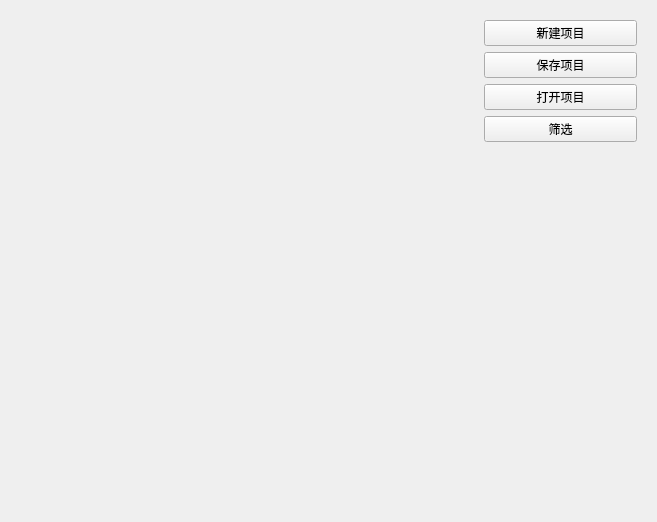
<?xml version="1.0" encoding="UTF-8"?>
<ui version="4.0">
 <class>ProjectPage</class>
 <widget class="QWidget" name="ProjectPage">
  <property name="geometry">
   <rect>
    <x>0</x>
    <y>0</y>
    <width>657</width>
    <height>522</height>
   </rect>
  </property>
  <property name="contextMenuPolicy">
   <enum>Qt::PreventContextMenu</enum>
  </property>
  <property name="windowTitle">
   <string>Form</string>
  </property>
  <property name="styleSheet">
   <string notr="true"/>
  </property>
  <layout class="QHBoxLayout" name="horizontalLayout_12">
   <item>
    <widget class="QWidget" name="widget" native="true">
     <property name="styleSheet">
      <string notr="true"/>
     </property>
     <layout class="QHBoxLayout" name="horizontalLayout" stretch="3,1">
      <item>
       <layout class="QVBoxLayout" name="verticalLayout_2">
        <item>
         <widget class="ProjectScrollArea" name="ProjectScrollArea" native="true"/>
        </item>
       </layout>
      </item>
      <item>
       <layout class="QVBoxLayout" name="verticalLayout_36">
        <item>
         <widget class="QPushButton" name="btn_create">
          <property name="sizePolicy">
           <sizepolicy hsizetype="Preferred" vsizetype="Preferred">
            <horstretch>0</horstretch>
            <verstretch>0</verstretch>
           </sizepolicy>
          </property>
          <property name="text">
           <string>新建项目</string>
          </property>
         </widget>
        </item>
        <item>
         <widget class="QPushButton" name="btn_save">
          <property name="text">
           <string>保存项目</string>
          </property>
         </widget>
        </item>
        <item>
         <widget class="QPushButton" name="btn_open">
          <property name="text">
           <string>打开项目</string>
          </property>
         </widget>
        </item>
        <item>
         <widget class="QPushButton" name="btn_search">
          <property name="text">
           <string>筛选</string>
          </property>
         </widget>
        </item>
        <item>
         <spacer name="verticalSpacer_4">
          <property name="orientation">
           <enum>Qt::Vertical</enum>
          </property>
          <property name="sizeHint" stdset="0">
           <size>
            <width>20</width>
            <height>40</height>
           </size>
          </property>
         </spacer>
        </item>
       </layout>
      </item>
     </layout>
    </widget>
   </item>
  </layout>
 </widget>
 <customwidgets>
  <customwidget>
   <class>ProjectScrollArea</class>
   <extends>QWidget</extends>
   <header location="global">.project</header>
   <container>1</container>
  </customwidget>
 </customwidgets>
 <resources/>
 <connections/>
</ui>
